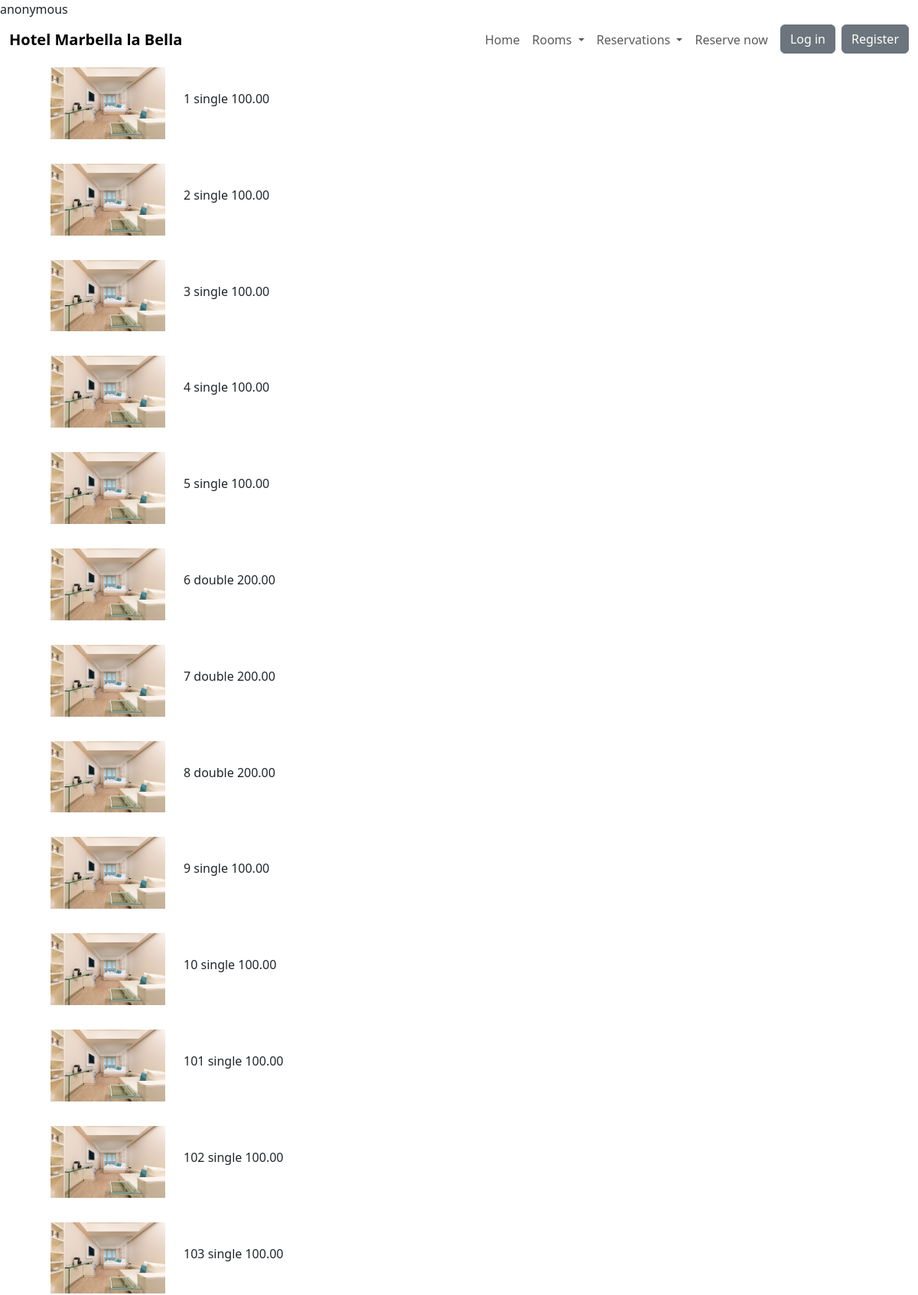
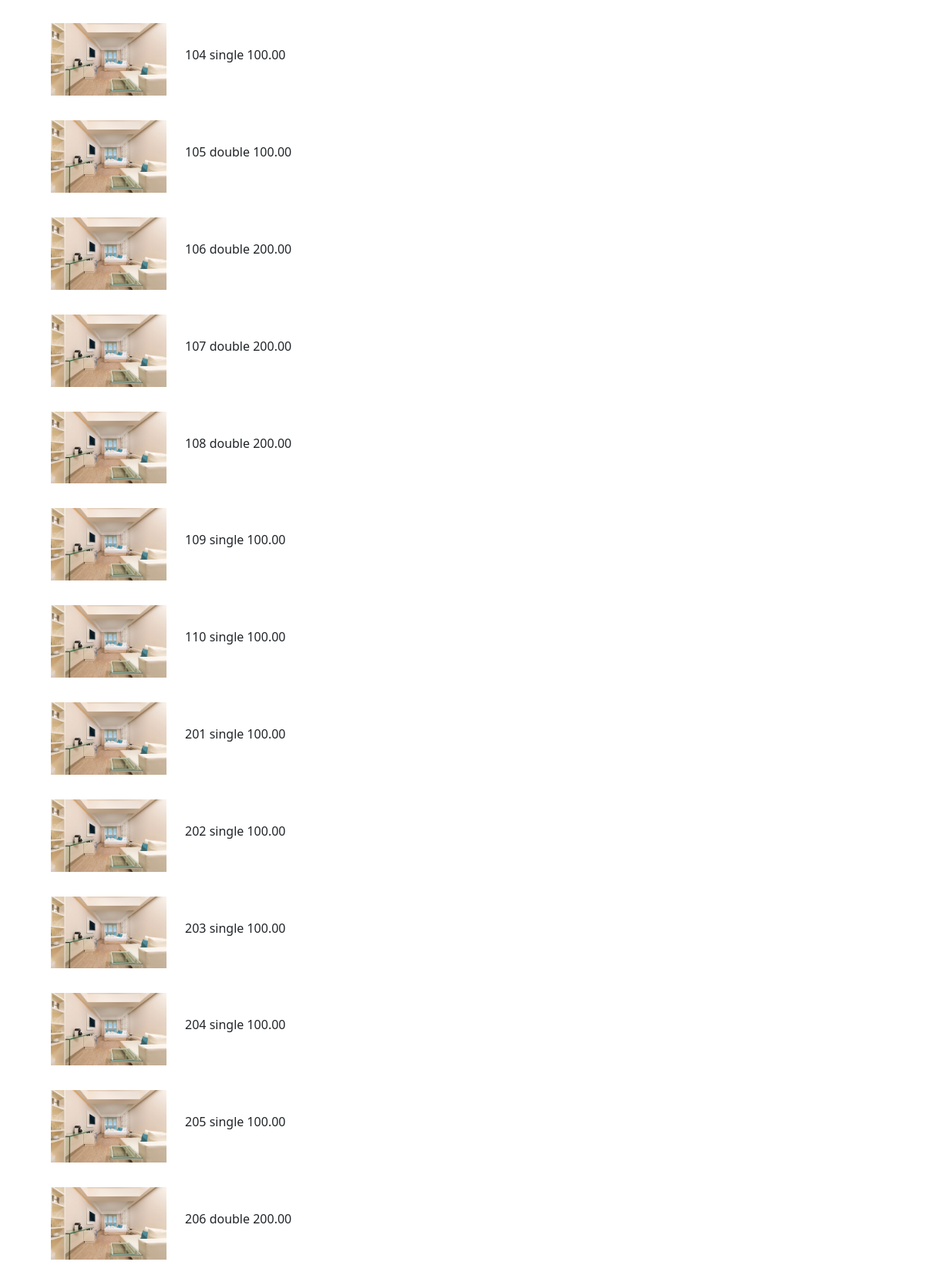
/db/db_room_select_all.php (upper part), run on the app's committed database (2 pictures, top to bottom).
### tables this page shows
CREATE TABLE `045_rooms` (
  `room_number` int(11) NOT NULL PRIMARY KEY,
  `room_category` enum('single','double','suite') DEFAULT NULL,
  `room_state` enum('maintenance','dirty','clean') NOT NULL,
  `room_status` tinyint(4) NOT NULL,
  `room_price` decimal(10,2) DEFAULT NULL,
  `room_description` longtext DEFAULT NULL,
  `room_image` varchar(250) DEFAULT NULL
);

### db/db_room_select_all.php (the view, shortened to what this page needs)
<?php include($_SERVER['DOCUMENT_ROOT'] . '/student045/dwes/header.php')?>
    <?php
        include('connect_db.php');
        $sql = "SELECT *
            FROM 045_rooms";
        $result = mysqli_query($conn, $sql);
        $rooms = mysqli_fetch_all($result, MYSQLI_ASSOC);
        echo '<div class="container">
        <div class="ms-4">';
        foreach ($rooms as $room){
            if($room['room_image'] != null) {
                echo "<img src=\"{$room['room_image']}\" alt=\"room_image\" width=\"150px\" class=\"me-4 mt-2\">";
            } else {
                echo "<img src=\"/student045/dwes/img/rooms/suit3.jpg\" alt=\"room_image\" width=\"150px\" class=\"me-4 mt-2\">";
            }
            echo ($room['room_number'] . ' ' . $room['room_category'] . ' ' . $room['room_price']);
            if($role == 'admin'){
                echo "<span class=\"fw-thin secondary-color btn-group m-2\">
                        <form action=\"/student045/dwes/form/form_room_update.php\" method =\"POST\">
                            <input name=\"roomNumber\" value = \"" . $room['room_number'] . "\" hidden>
                            <button class=\"btn btn-secondary m-2 \"> Update </button>
                        </form>
                        <form action=\"/student045/dwes/db/db_room_delete.php\" method =\"POST\">
                            <input name=\"roomNumber\" value = \"" . $room['room_number'] . "\" hidden>
                            <button class=\"btn btn-secondary my-2\"> Delete </button>
                        </form>
                    </span> ";
                echo '<br>';
            }else{
                echo '<br><br>';
            }
        }
        echo '</div>';
    ?>
    <?php include($_SERVER['DOCUMENT_ROOT'] . '/student045/dwes/footer.php')?>

### header.php (shortened to what this page needs)
<!DOCTYPE html>
<html lang="en">
<head>
    <link href="https://cdn.jsdelivr.net/npm/bootstrap@5.3.2/dist/css/bootstrap.min.css" rel="stylesheet">
    <link rel="stylesheet" href="https://cdn.jsdelivr.net/npm/bootstrap-icons@1.11.1/font/bootstrap-icons.css">
    <link rel="stylesheet" href="https://maxcdn.bootstrapcdn.com/font-awesome/4.4.0/css/font-awesome.min.css">
</head>
<body>
    <?php
    $role = $_SESSION['role'] ?? 'anonymous' ;
    echo $role;
    if($role === 'admin') { ?>
        <nav class="navbar navbar-expand-md navbar-light">
            <div class="container-xxl">
                <a href="/student045/dwes/index.php" class="navbar-brand">
                    <span class="fw-bold secondary-color">
                            Hotel Marbella la Bella
                    </span>
                </a>
                <button class="navbar-toggler d-lg-none" type="button" data-bs-toggle="collapse" data-bs-target="#main-nav" aria-controls="main-nav" aria-expanded="false" aria-label="Toggle navigation">
                    <span class="navbar-toggler-icon"></span>
                </button>
                <div class="collapse navbar-collapse justify-content-end align-center" id="main-nav">
                    <ul class="navbar-nav">
                    <li class="nav-item">
                        <a class="nav-link" href="/student045/dwes/">Home</a>
                    </li>
                    <li class="nav-item dropdown">
                        <a class="nav-link dropdown-toggle" href="#" role="button" data-bs-toggle="dropdown" aria-expanded="false">
                            Rooms
                        </a>
                        <ul class="dropdown-menu">
                            <li><a class="dropdown-item" href="/student045/dwes/db/db_room_select_all.php">Select</a></li>
                            <li><a class="dropdown-item" href="/student045/dwes/form/form_room_insert.php">Insert</a></li>
                            <li><a class="dropdown-item" href="/student045/dwes/form/form_room_update_call.php">Update</a></li>
                            <li><a class="dropdown-item" href="/student045/dwes/form/form_room_delete_call.php">Delete</a></li>
                        </ul>
                    </li>
                    <li class="nav-item dropdown">
                        <a class="nav-link dropdown-toggle" href="#" role="button" data-bs-toggle="dropdown" aria-expanded="false">
                            Customers
                        </a>
                        <ul class="dropdown-menu">
                            <li><a class="dropdown-item" href="/student045/dwes/db/db_customer_select_all.php">Select</a></li>
                            <li><a class="dropdown-item" href="/student045/dwes/form/form_customer_insert.php">Insert</a></li>
                            <li><a class="dropdown-item" href="/student045/dwes/form/form_customer_update_call.php">Update</a></li>
                            <li><a class="dropdown-item" href="/student045/dwes/form/form_customer_delete_call.php">Delete</a></li>
                        </ul>
                    </li>
                    <li class="nav-item dropdown">
                        <a class="nav-link dropdown-toggle" href="#" role="button" data-bs-toggle="dropdown" aria-expanded="false">
                            Reservations
                        </a>
                        <ul class="dropdown-menu">
                            <li><a class="dropdown-item" href="/student045/dwes/db/db_reservations_select_all.php">Select</a></li>
                            <li><a class="dropdown-item" href="/student045/dwes/form/form_reservation_select.php">Insert</a></li>
                            <li><a class="dropdown-item" href="/student045/dwes/form/form_reservations_update_call.php">Update</a></li>
                            <li><a class="dropdown-item" href="/student045/dwes/form/form_reservations_delete_call.php">Delete</a></li>
                        </ul>
                    </li>
                    <li class="nav-item dropdown">
                        <a class="nav-link dropdown-toggle" href="#" role="button" data-bs-toggle="dropdown" aria-expanded="false">
                            Tickets
                        </a>
                        <ul class="dropdown-menu">
                            <li><a class="dropdown-item" href="/student045/dwes/form/form_ticket_insert.php">Insert</a></li>
                        </ul>
                    </li>
                    <li class="nav-item">
                        <a class="nav-link" href="/student045/dwes/form/form_reservation_select.php">Reserve now</a>
                    </li>
                    <li class="nav-item ms-2 d-none d-lg-inline">
                        <a class="btn btn-secondary" href="/student045/dwes/db/db_logout.php">Log out</a>
                    </li>
                    </ul>
                </div>
            </div>
        </nav>
    <?php }else if($role === "anonymous"){ ?>
        <nav class="navbar navbar-expand-md navbar-light">
            <div class="container-xxl">
                <a href="/student045/dwes/index.php" class="navbar-brand">
                    <span class="fw-bold secondary-color">
                            Hotel Marbella la Bella
                    </span>
                </a>
                <div class="collapse navbar-collapse justify-content-end align-center" id="main-nav">
                    <ul class="navbar-nav">
                        <li class="nav-item">
                            <a class="nav-link" href="/student045/dwes/">Home</a>
                        </li>
                        <li class="nav-item dropdown">
                            <a class="nav-link dropdown-toggle" href="#" role="button" data-bs-toggle="dropdown" aria-expanded="false">
                                Rooms
                            </a>
                        </li>
                        <li class="nav-item dropdown">
                            <a class="nav-link dropdown-toggle" href="#" role="button" data-bs-toggle="dropdown" aria-expanded="false">
                                Reservations
                            </a>
                        </li>
                        <li class="nav-item d-none d-lg-inline">
                            <a class="nav-link" href="/student045/dwes/form/form_reservation_select.php">Reserve now</a>
                        </li>
                        <li class="nav-item ms-2 d-none d-lg-inline">
                            <a class="btn btn-secondary" href="/student045/dwes/form/form_login.php">Log in</a>
                        </li>
                        <li class="nav-item ms-2 d-none d-lg-inline">
                            <a class="btn btn-secondary" href="/student045/dwes/form/form_register.php">Register</a>
                        </li>
                    </ul>
                </div>
            </div>
        </nav>
    <?php } ?>

### footer.php (shortened to what this page needs)
        </div>
</body>
</html>

### data on the page
045_rooms: room_number "1", room_category "single", room_price "100.00"
045_rooms: room_number "2", room_category "single", room_price "100.00"
045_rooms: room_number "3", room_category "single", room_price "100.00"
045_rooms: room_number "4", room_category "single", room_price "100.00"
045_rooms: room_number "5", room_category "single", room_price "100.00"
045_rooms: room_number "6", room_category "double", room_price "200.00"
045_rooms: room_number "7", room_category "double", room_price "200.00"
045_rooms: room_number "8", room_category "double", room_price "200.00"
045_rooms: room_number "9", room_category "single", room_price "100.00"
045_rooms: room_number "10", room_category "single", room_price "100.00"
045_rooms: room_number "101", room_category "single", room_price "100.00"
045_rooms: room_number "102", room_category "single", room_price "100.00"
045_rooms: room_number "103", room_category "single", room_price "100.00"
045_rooms: room_number "104", room_category "single", room_price "100.00"
045_rooms: room_number "105", room_category "double", room_price "100.00"
045_rooms: room_number "106", room_category "double", room_price "200.00"
045_rooms: room_number "107", room_category "double", room_price "200.00"
045_rooms: room_number "108", room_category "double", room_price "200.00"
045_rooms: room_number "109", room_category "single", room_price "100.00"
045_rooms: room_number "110", room_category "single", room_price "100.00"
045_rooms: room_number "201", room_category "single", room_price "100.00"
045_rooms: room_number "202", room_category "single", room_price "100.00"
045_rooms: room_number "203", room_category "single", room_price "100.00"
045_rooms: room_number "204", room_category "single", room_price "100.00"
045_rooms: room_number "205", room_category "single", room_price "100.00"
045_rooms: room_number "206", room_category "double", room_price "200.00"

### other printed values
$role "anonymous"
